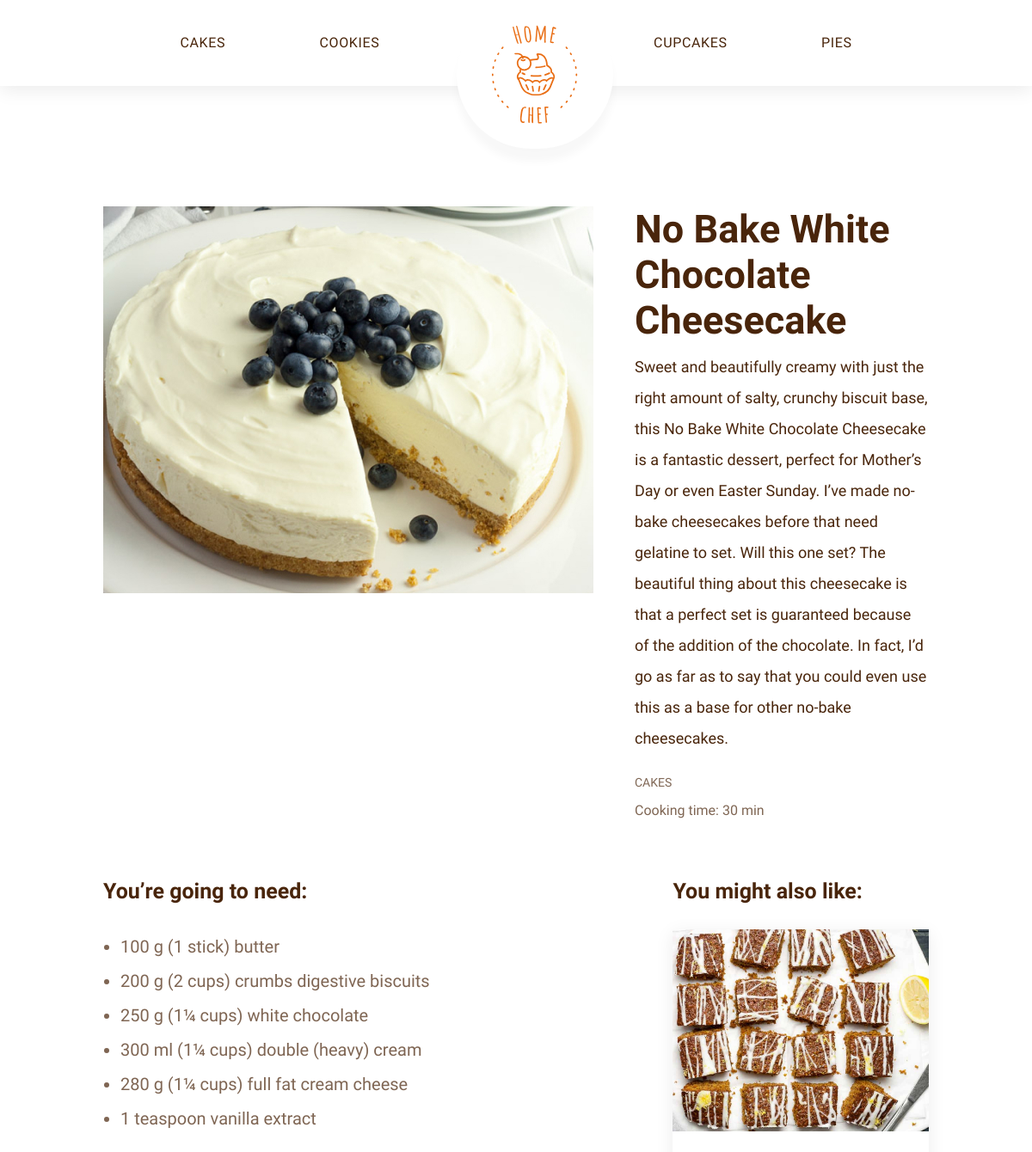
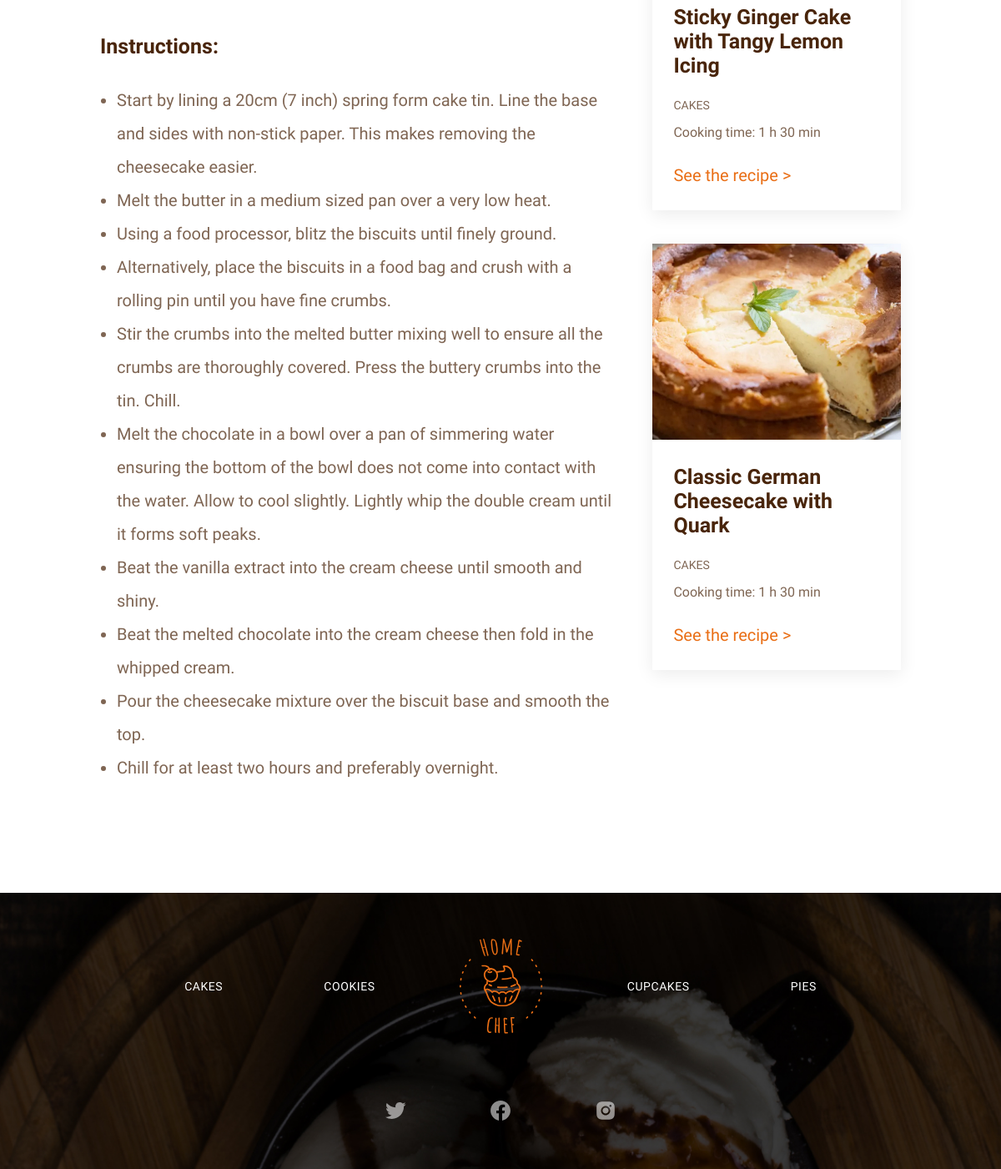
/recipe.php?id=1, run on the app's committed database (2 pictures, top to bottom).
### tables this page shows
CREATE TABLE IF NOT EXISTS `recipe` (
  `id_recipe` int NOT NULL AUTO_INCREMENT,
  `author` int NOT NULL,
  `title` varchar(255) NOT NULL,
  `photo` varchar(255) NOT NULL,
  `alt_photo` varchar(255) NOT NULL,
  `description` text NOT NULL,
  `category` int NOT NULL,
  `prep_time` varchar(255) NOT NULL,
  `ingredients` text NOT NULL,
  `instructions` text NOT NULL,
  PRIMARY KEY (`id_recipe`)
);

CREATE TABLE IF NOT EXISTS `category` (
  `id_category` int NOT NULL AUTO_INCREMENT,
  `name_category` varchar(255) NOT NULL,
  PRIMARY KEY (`id_category`)
);

### recipe.php (the view, shortened to what this page needs)
<?php
require_once 'connect.php';
$id = $_GET['id'];
$recipe = $db->query("SELECT recipe.id_recipe, recipe.title, recipe.description, recipe.photo, recipe.alt_photo, recipe.prep_time, recipe.ingredients, recipe.instructions, recipe.category FROM recipe WHERE recipe.id_recipe = '$id'");
$recipe = $recipe->fetch(PDO::FETCH_ASSOC);
$ingredient = explode(";", $recipe['ingredients']);
$instruction = explode(";", $recipe['instructions']);
$blog = $db->query("SELECT recipe.id_recipe, category.id_category, category.name_category FROM recipe INNER JOIN category ON recipe.category = category.id_category WHERE recipe.id_recipe = '$id'");
$other = $blog->fetch(PDO::FETCH_ASSOC);
?>
<!DOCTYPE html>
<html lang="en">
<head>
    <link rel="stylesheet" href="main.css">
</head>
<body>
    <header>
        <div class="container">
            <nav class="nav__header">
                <ul>
                    <li>
                        <a href="catalogue.php?cat=cakes">Cakes</a>
                    </li>
                    <li>
                        <a href="catalogue.php?cat=cookies">Cookies</a>
                    </li>
                    <li>
                        <figure>
                            <a href="index.php">
                                <img src="img/logo.svg" alt="Logo">
                            </a>
                        </figure>
                    </li>
                    <li>
                        <a href="catalogue.php?cat=cupcakes">Cupcakes</a>
                    </li>
                    <li>
                        <a href="catalogue.php?cat=pies">Pies</a>
                    </li>
                </ul>
            </nav>
        </div>
    </header>
    <main>
        <section id="recipe">
            <div class="container">
                <div class="recipe__description dflex">
                    <figure>
                        <img src="<?=$recipe['photo']?>" alt="<?=$recipe['alt_photo']?>">
                    </figure>
                    <div class="recipe__text dflex fdcolumn">
                        <h2><?=$recipe['title']?></h2>
                        <p class="p-description">
                            <?=$recipe['description']?>
                        </p>
                        <a href="catalogue.php?cat=<?=$other['name_category']?>">
                            <p class="card-category">
                                <?=$other['name_category']?>
                            </p>
                        </a>
                        <p class="card-time">
                            Cooking time: <?=$recipe['prep_time']?>
                        </p>
                    </div>
                </div>
                <div class="prep-wrapper dflex">
                    <div class="recipe__preparation">
                        <div class="recipe__ingredients">
                            <h3>You’re going to need:</h3>
                            <ul class="recipe__list">
<?php
foreach($ingredient as $value){
?>
                                <li><?=$value?></li>
<?php
};
?>
                            </ul>
                        </div>
                        <div class="recipe__instructions">
                            <h3>Instructions:</h3>
                            <ul class="recipe__list">
<?php
foreach($instruction as $value){
?>
                                <li><?=$value?></li>
<?php
};
?>
                            </ul>
                        </div>
                    </div>
                    <aside class="similar">
                        <h3>You might also like:</h3>
                        <div class="dflex fdcolumn">
<?php
$cat = $recipe['category'];
$takenId = $recipe['id_recipe'];
$recomend = $db->query("SELECT recipe.id_recipe, recipe.title, recipe.photo, recipe.alt_photo, recipe.prep_time, recipe.category FROM recipe INNER JOIN category ON recipe.category = category.id_category WHERE recipe.category = '$cat' LIMIT 3");
$recomend = $recomend->fetchAll(PDO::FETCH_ASSOC);
foreach($recomend as $r) {
    if($r['id_recipe'] === $takenId) {
        continue;
    } else {
?>
                            <div class="recipe-card dflex fdcolumn">
                                <img src="<?=$r['photo']?>" alt="<?=$r['alt_photo']?>">
                                <div class="recipe-card__text">
                                    <h3><?=$r['title']?></h3>
                                    <a href="catalogue.php?cat=<?=$other['name_category']?>">
                                        <p class="card-category">
                                            <?=$other['name_category']?>
                                        </p>
                                    </a>
                                    <p class="card-time">
                                        Cooking time: <?=$r['prep_time']?>
                                    </p>
                                    <a href="recipe.php?id=<?=$r['id_recipe']?>" class="arrow yellow">See the recipe ></a>
                                </div>
                            </div>
<?php
};
?>
<?php
};
?>
                        </div>
                    </aside>
                </div>
            </div>
        </section>
    </main>
    <footer>
        <div class="container">
            <nav class="nav__footer">
                <ul>
                    <li>
                        <a href="catalogue.php?cat=cakes">Cakes</a>
                    </li>
                    <li>
                        <a href="catalogue.php?cat=cookies">Cookies</a>
                    </li>
                    <li>
                        <figure>
                            <a href="index.php">
                                <img src="img/logo.svg" alt="Logo">
                            </a>
                        </figure>
                    </li>
                    <li>
                        <a href="catalogue.php?cat=cupcakes">Cupcakes</a>
                    </li>
                    <li>
                        <a href="catalogue.php?cat=pies">Pies</a>
                    </li>
                </ul>
            </nav>
            <div class="network__wrapper dflex">
                <figure>
                    <a href="https://twitter.com">
                        <img src="img/network01.svg" alt="Twitter">
                    </a>
                </figure>
                <figure>
                    <a href="https://www.facebook.com">
                        <img src="img/network02.svg" alt="Facebook">
                    </a>
                </figure>
                <figure>
                    <a href="https://instagram.com">
                        <img src="img/network03.svg" alt="Instagram">
                    </a>
                </figure>
            </div>
        </div>
    </footer>
</body>
</html>

### main.css (style rules this page uses)
* { margin: 0; padding: 0; font-size: 10px; }
body { color: #49250B; font-family: 'Josefin Sans', sans-serif; }
.container { width: 1170px; margin: 0 auto; }
.dflex { display: flex; }
.fdcolumn { flex-direction: column; }
a { text-decoration: none; display: inline-block; }
a.arrow { color: #49250B; font-size: 2rem; font-weight: 400; padding: 15px; transition: all .2s ease-in-out; }
a.yellow, .yellow { color: #E96E15; }
h2 { font-family: 'Amatic SC', cursive; font-size: 4.5rem; }
h3 { font-size: 2.5rem; font-weight: 600; }
.recipe-card { width: 31%; box-shadow: 0 5px 20px 0px rgba(13, 6, 1, 0.08); margin-bottom: 40px; }
.recipe-card__text { box-sizing: border-box; padding: 30px 25px 15px; }
a > p.card-category { font-size: 1.4rem; text-transform: uppercase; color: #49250bb3; padding: 25px 10px 15px 0; }
p.card-time { font-size: 1.6rem; opacity: 70%; }
.recipe-card__text > a.arrow.yellow { margin-top: 15px; margin-left: -15px; }
header { background-color: #fff; height: 100px; box-shadow: 0 5px 20px 0px rgba(13, 6, 1, 0.08); }
nav > ul { display: flex; justify-content: space-evenly; }
nav > ul > li { list-style: none; }
.nav__header > ul > li > a { font-size: 1.6rem; font-family: 'Amatic SC'; letter-spacing: 0.04em; color: #49250B; text-transform: uppercase; margin-top: 20px; padding: 20px; transition: all .2s ease-in-out; }
.nav__header figure { padding: 20px; width: 130%; box-sizing: border-box; background-color: #fff; border-radius: 1000px; display: flex; align-items: center; justify-content: center; position: relative; top: 0; box-shadow: 0 15px 10px 0px rgba(13, 6, 1, 0.03); }
.nav__header figure img { transition: all .2s ease-in-out; }
footer { margin-top: 130px; background: center/cover no-repeat url("img/footer.jpg"); padding: 45px 0; }
.nav__footer > ul { align-items: center; }
.nav__footer > ul > li > a { font-size: 1.4rem; font-weight: 400; font-family: 'Josefin Sans', sans-serif; letter-spacing: 0.04em; color: #fff; text-transform: uppercase; padding: 20px; transition: all .2s ease-in-out; }
.network__wrapper { justify-content: center; margin-top: 60px; }
.network__wrapper > figure { padding: 10px; margin: 0 40px; }
.network__wrapper > figure img { transition: all .2s ease-in; }
.recipe__description { margin-top: 140px; }
.recipe__description > figure { margin-right: 5%; }
.recipe__text { justify-content: space-around; }
.p-description { font-size: 1.8rem; font-weight: 300; line-height: 2em; margin-top: 10px; }
.recipe__list { margin-left: 20px; }
.recipe__list > li { font-size: 2rem; line-height: 2em; opacity: 0.7; }
.prep-wrapper { justify-content: space-between; margin-top: 70px; }
.recipe__preparation { margin-right: 5%; }
.recipe__instructions { margin-top: 60px; }
.recipe__preparation > div > h3, aside > h3 { margin-bottom: 30px; }
aside { width: 31%; }
aside > div > .recipe-card { width: 100%; }
@media screen and (max-width: 1200px) { .container { width: 960px; } }

### data on the page
recipe: photo (picture), title "No Bake White Chocolate Cheesecake", description "Sweet and beautifully creamy with just the right amount of salty, crunchy biscuit base, this No Bake White Chocolate Cheesecake is a fantastic dessert, perfect for Mother’s Day or even Easter Sunday. I’ve made no-bake cheesecakes before that need gelatine to set. Will this one set? The beautiful thing about this cheesecake is that a perfect set is guaranteed because of the addition of the chocolate. In fact, I’d go as far as to say that you could even use this as a base for other no-bake cheesecakes.", category.name_category "CAKES", prep_time "30 min", ingredients "100 g (1 stick) butter", ingredients "200 g (2 cups) crumbs digestive biscuits", ingredients "250 g (1¼ cups) white chocolate", ingredients "300 ml (1¼ cups) double (heavy) cream", ingredients "280 g (1¼ cups) full fat cream cheese", ingredients "1 teaspoon vanilla extract", instructions "Start by lining a 20cm (7 inch) spring form cake tin. Line the base and sides with non-stick paper. This makes removing the cheesecake easier.", instructions "Melt the butter in a medium sized pan over a very low heat.", instructions "Using a food processor, blitz the biscuits until finely ground.", instructions "Alternatively, place the biscuits in a food bag and crush with a rolling pin until you have fine crumbs.", instructions "Stir the crumbs into the melted butter mixing well to ensure all the crumbs are thoroughly covered. Press the buttery crumbs into the tin. Chill.", instructions "Melt the chocolate in a bowl over a pan of simmering water ensuring the bottom of the bowl does not come into contact with the water. Allow to cool slightly. Lightly whip the double cream until it forms soft peaks.", instructions "Beat the vanilla extract into the cream cheese until smooth and shiny.", instructions "Beat the melted chocolate into the cream cheese then fold in the whipped cream.", instructions "Pour the cheesecake mixture over the biscuit base and smooth the top.", instructions "Chill for at least two hours and preferably overnight."
recipe: photo (picture), title "Sticky Ginger Cake with Tangy Lemon Icing", prep_time "1 h 30 min"
category: name_category "CAKES"
recipe: photo (picture), title "Classic German Cheesecake with Quark", prep_time "1 h 30 min"
